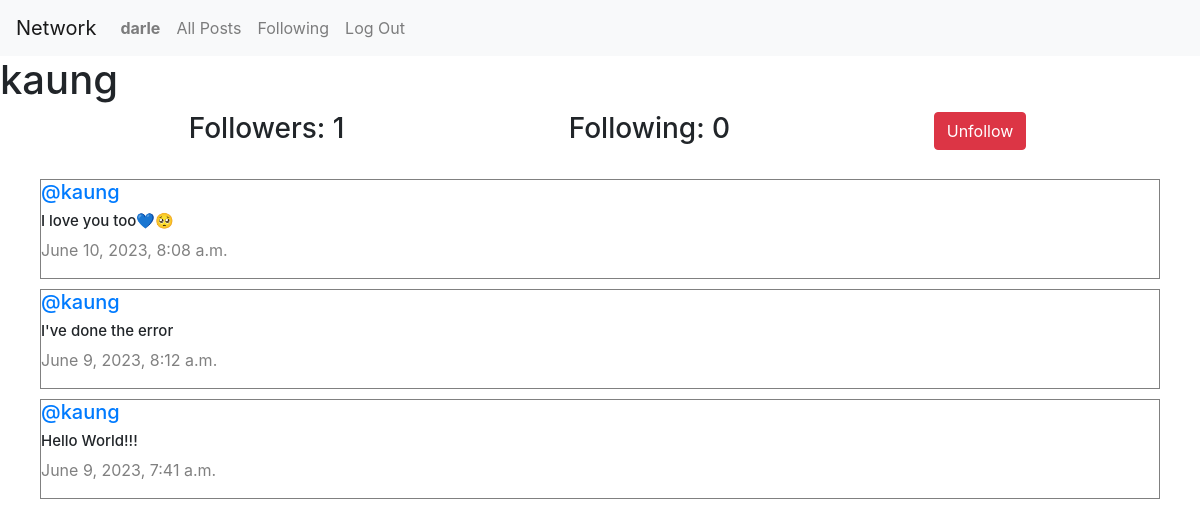
/profile/1 (signed in), run on the app's committed database.
### network/models.py (models this page shows, shortened)
class User(AbstractUser):
    pass

class Post(models.Model):
    content = models.CharField(max_length=140)
    user = models.ForeignKey(User, on_delete=models.CASCADE, related_name="author")
    date = models.DateTimeField(auto_now_add=True)

### network/views.py (the view)
# urls.py: path("profile/<int:user_id>", views.profile, name="profile"),
def profile(request, user_id):
    user = User.objects.get(pk=user_id);
    allPosts = Post.objects.filter(user=user).order_by("id").reverse()
    following = Follow.objects.filter(user=user)
    followers = Follow.objects.filter(user_follower=user)
    try:
        checkFollow = followers.filter(user=User.objects.get(pk=request.user.id))
        if len(checkFollow) != 0:
            isFollowing = True
        else:
            isFollowing = False
    except:
        isFollowing = False
    paginator = Paginator(allPosts, 10);
    page_number = request.GET.get('page');
    posts_of_the_page = paginator.get_page(page_number)
    return render(request, "network/profile.html", {
        "allPosts": allPosts,
        "posts_of_the_page": posts_of_the_page,
        "username": user.username,
        "following": following,
        "followers": followers,
        "isFollowing": isFollowing,
        "user_profile": user
    })

### network/templates/network/profile.html (shortened to what this page needs)
{% extends "network/layout.html" %}
{% block body %}
    <h1>{{ username }}</h1>
    <div class="container">
        <div class="row d-flex justify-content-center">
            <h3 class="col-4">Followers: {{ followers.count }}</h3>
            <h3 class="col-4">Following: {{ following.count }}</h3>
            {% if user.is_authenticated %}
                {% if user != user_profile %}
                    {% if isFollowing %}
                        <form action="{% url 'unfollow' %}" method="post">
                            <input type="submit" value="Unfollow" class="btn btn-danger" />
                        </form>
                    {% else %}
                        <form action="{% url 'follow' %}" method="post">
                            {% csrf_token %}
                            <input type="hidden" name="userfollow" value="{{ user_profile }}" />
                            <input type="submit" value="Follow" class="btn btn-success"/>
                        </form>
                    {% endif %}
                {% endif %}
            {% endif %}
        </div>
    </div>
    <div class="all-posts">
        {% for post in posts_of_the_page %}
            <div class="row post">
                <h5 class="username"><a href="{% url 'profile' user_id=post.user.id %}">@{{ post.user }}</a></h5>
                <h6 class="content">{{ post.content }}</h6>
                <p class="date">{{ post.date }}</p>
            </div>
        {% endfor %}
    </div>
{% endblock %}

### network/templates/network/layout.html (shortened to what this page needs)
{% load static %}
<!DOCTYPE html>
<html lang="en">
    <head>
        <link rel="stylesheet" href="https://stackpath.bootstrapcdn.com/bootstrap/4.4.1/css/bootstrap.min.css">
        <link href="{% static 'network/style.css' %}" rel="stylesheet">
        <link rel="stylesheet" href="https://cdnjs.cloudflare.com/ajax/libs/font-awesome/4.7.0/css/font-awesome.min.css">
    </head>
    <body>
        <nav class="navbar navbar-expand-lg navbar-light bg-light">
            <a class="navbar-brand" href="{% url 'index' %}">Network</a>
            <div>
              <ul class="navbar-nav mr-auto">
                {% if user.is_authenticated %}
                    <li class="nav-item">
                        <a class="nav-link" href="{% url 'profile' user_id=user.id %}"><strong>{{ user.username }}</strong></a>
                    </li>
                {% endif %}
                <li class="nav-item">
                  <a class="nav-link" href="{% url 'index' %}">All Posts</a>
                </li>
                {% if user.is_authenticated %}
                    <li class="nav-item">
                        <a class="nav-link" href="{% url 'following' %}">Following</a>
                    </li>
                    <li class="nav-item">
                        <a class="nav-link" href="{% url 'logout' %}">Log Out</a>
                    </li>
                {% endif %}
              </ul>
            </div>
          </nav>
        <div class="body">
            {% block body %}
            {% endblock %}
        </div>
    </body>
</html>

### network/static/network/style.css (style rules this page uses)
.all-posts { display: flex; justify-content: flex-start; flex-direction: column; margin: 20px; }
.post { border: 0.1px solid gray; display: flex; flex-direction: column; justify-content: center; box-sizing: border-box; margin: 5px 20px; }
.content { font-size: 15px; }
.username { font-size: 20px; }
.date { color: gray; font: 15px; }

### data on the page
User: username "darle"
User: username "kaung"
Post: user "kaung", content "I love you too💙🥺", date "June 10, 2023, 8:08 a.m."
Post: user "kaung", content "I've done the error", date "June 9, 2023, 8:12 a.m."
Post: user "kaung", content "Hello World!!!", date "June 9, 2023, 7:41 a.m."

### other printed values
{{ followers.count }} "1"
{{ following.count }} "0"
